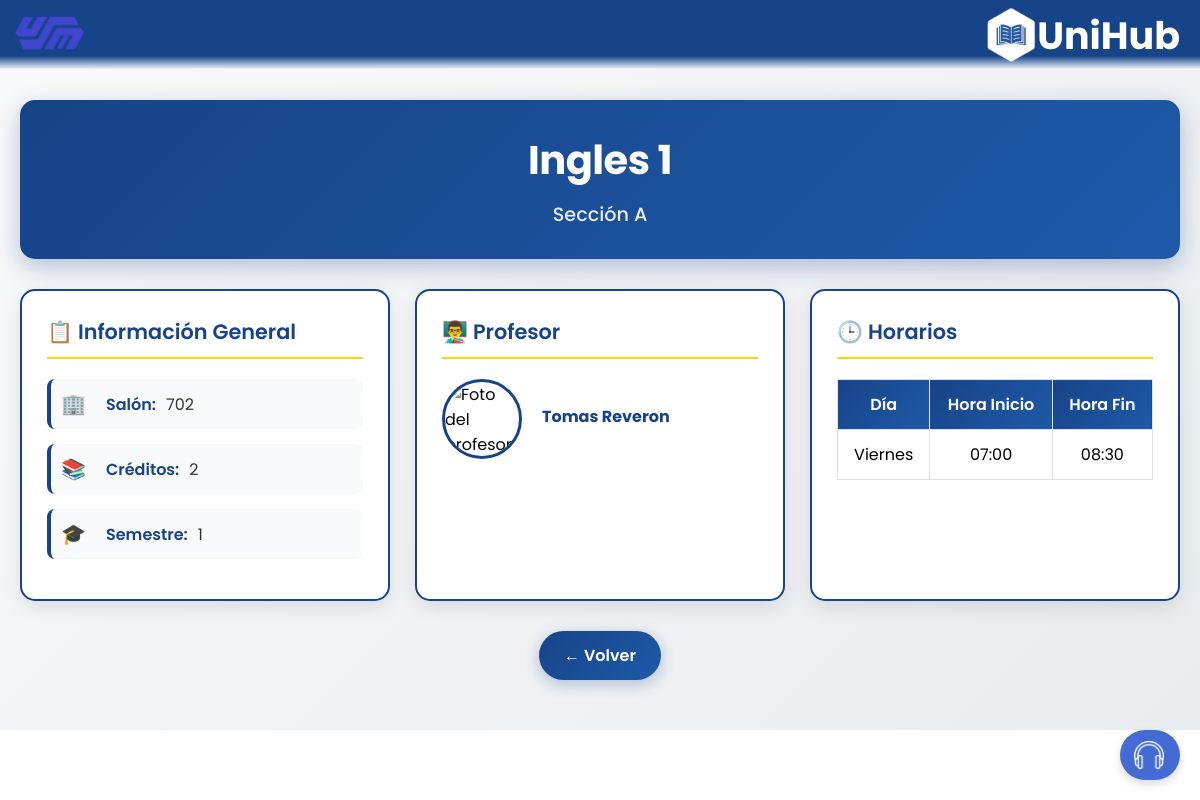
The app's page /detalle_materia.php?id=89 (signed in) with its own data.
### tables this page shows
CREATE TABLE IF NOT EXISTS `materias` (
  `id` int NOT NULL AUTO_INCREMENT,
  `nombre` varchar(100) DEFAULT NULL,
  `salon` varchar(50) DEFAULT NULL,
  `id_profesor` int DEFAULT NULL,
  `creditos` int NOT NULL,
  `semestre` int NOT NULL,
  `seccion` varchar(50) NOT NULL,
  PRIMARY KEY (`id`),
  KEY `fk_profesor` (`id_profesor`)
);

CREATE TABLE IF NOT EXISTS `profesores` (
  `id` int NOT NULL AUTO_INCREMENT,
  `id_usuario` int DEFAULT NULL,
  `cedula` int NOT NULL,
  `nombre` varchar(255) DEFAULT NULL,
  PRIMARY KEY (`id`),
  KEY `id_usuario` (`id_usuario`)
);

CREATE TABLE IF NOT EXISTS `horariosmateria` (
  `id` int NOT NULL AUTO_INCREMENT,
  `id_materia` int DEFAULT NULL,
  `dia` varchar(10) DEFAULT NULL,
  `hora_inicio` time DEFAULT NULL,
  `hora_fin` time DEFAULT NULL,
  PRIMARY KEY (`id`),
  KEY `id_materia` (`id_materia`)
);

### detalle_materia.php (the view, shortened to what this page needs)
<?php
include 'conexion.php';
$conn->set_charset("utf8mb4");
$id_materia = isset($_GET['id']) ? (int)$_GET['id'] : 0;
$query_materia = "
SELECT
    m.id,
    m.nombre AS materia,
    m.salon,
    m.creditos,
    m.semestre,
    m.seccion,
    p.nombre AS nombre_profesor,
    p.cedula AS cedula_profesor,
    fu.foto AS foto_profesor,
    du.correo
FROM materias m
LEFT JOIN profesores p ON m.id_profesor = p.id
LEFT JOIN fotousuario fu ON p.id_usuario = fu.id_usuario
LEFT JOIN datos_usuario du ON p.id_usuario = du.usuario_id
WHERE m.id = ?
";
$stmt_materia = $conn->prepare($query_materia);
$stmt_materia->bind_param("i", $id_materia);
$stmt_materia->execute();
$resultado_materia = $stmt_materia->get_result();
$materia = $resultado_materia->fetch_assoc();
$query_horarios = "
SELECT dia, hora_inicio, hora_fin
FROM horariosmateria
WHERE id_materia = ?
ORDER BY
    CASE dia
        WHEN 'Lunes' THEN 1
        WHEN 'Martes' THEN 2
        WHEN 'Miércoles' THEN 3
        WHEN 'Jueves' THEN 4
        WHEN 'Viernes' THEN 5
        ELSE 6
    END,
    hora_inicio
";
$stmt_horarios = $conn->prepare($query_horarios);
$stmt_horarios->bind_param("i", $id_materia);
$stmt_horarios->execute();
$resultado_horarios = $stmt_horarios->get_result();
?>
<!DOCTYPE html>
<html lang="es">
<head>
    <link rel="stylesheet" href="css/style.css">
    <link rel="stylesheet" href="css/principalalumnostyle.css">
</head>
<body>
    <div class="cabecera">
        <button type="button" id="logoButton">
            <img src="css/logoazul.png" alt="Logo">
        </button>
        <div class="logoempresa">
            <img src="css/logounihubblanco.png" alt="Logo" class="logounihub">
            <p>UniHub</p>
        </div>
    </div>
    <div class="detalle-container">
        <div class="header-materia">
            <h1><?php echo htmlspecialchars($materia['materia']); ?></h1>
            <div class="codigo">Sección <?php echo htmlspecialchars($materia['seccion']); ?></div>
        </div>
        <div class="info-grid">
            <div class="info-card">
                <h3>📋 Información General</h3>
                <div class="info-item">
                    <span class="icono">🏢</span>
                    <span class="label">Salón:</span>
                    <span class="value"><?php echo htmlspecialchars($materia['salon']); ?></span>
                </div>
                <div class="info-item">
                    <span class="icono">📚</span>
                    <span class="label">Créditos:</span>
                    <span class="value"><?php echo htmlspecialchars($materia['creditos']); ?></span>
                </div>
                <div class="info-item">
                    <span class="icono">🎓</span>
                    <span class="label">Semestre:</span>
                    <span class="value"><?php echo htmlspecialchars($materia['semestre']); ?></span>
                </div>
            </div>
            <div class="info-card">
                <h3>👨‍🏫 Profesor</h3>
                <?php if (!empty($materia['nombre_profesor'])): ?>
                    <div class="profesor-info">
                        <img src="<?php echo $materia['foto_profesor'] ?: 'https://cdn-icons-png.flaticon.com/512/6073/6073873.png'; ?>"
                             alt="Foto del profesor" class="profesor-foto">
                        <div class="profesor-datos">
                            <h4><?php echo htmlspecialchars($materia['nombre_profesor']); ?>
                        </div>
                    </div>
                <?php endif; ?>
            </div>
            <div class="info-card">
                <h3>🕒 Horarios</h3>
                <?php if ($resultado_horarios->num_rows > 0): ?>
                    <table class="horarios-table">
                        <thead>
                            <tr>
                                <th>Día</th>
                                <th>Hora Inicio</th>
                                <th>Hora Fin</th>
                            </tr>
                        </thead>
                        <tbody>
                            <?php while ($horario = $resultado_horarios->fetch_assoc()): ?>
                                <tr>
                                    <td><?php echo htmlspecialchars($horario['dia']); ?></td>
                                    <td><?php echo date('H:i', strtotime($horario['hora_inicio'])); ?></td>
                                    <td><?php echo date('H:i', strtotime($horario['hora_fin'])); ?></td>
                                </tr>
                            <?php endwhile; ?>
                        </tbody>
                    </table>
                <?php endif; ?>
            </div>
        </div>
        <div style="text-align: center; margin-top: 30px;">
            <a href="javascript:history.back()" class="btn-volver">← Volver</a>
        </div>
    </div>
    <div class="soporte-flotante-container">
        <a href="contacto.php" class="soporte-flotante" title="Soporte">
            <img src="css/audifonos-blanco.png" alt="Soporte">
        </a>
    </div>
</body>
</html>

### css/style.css (style rules this page uses)
* { margin: 0; padding: 0; box-sizing: border-box; }

### css/principalalumnostyle.css (style rules this page uses)
.cabecera { width: 100%; height: 70px; background: linear-gradient( to bottom, #174388 0%, #174388 80%, transparent 100% ); display: flex; align-items: center; flex-direction: row; align-content: center; justify-content: flex-end; }
.cabecera button img { width: 70px; height: auto; }
.cabecera button { position: absolute; background-color: transparent; border: none; left: 15px; cursor: pointer; user-select: none; }
.cabecera p { font-family: "Poppins", sans-serif; font-size: 38px; color: white; position: absolute; right: 20px; user-select: none; font-weight: 700; }
.logoempresa img { width: 70px; height: auto; }
.logoempresa { display: flex; flex-direction: row; width: 225px; height: auto; align-items: center; }
:root { --background-color: white; --text-color: black; }
body { background-color: var(--background-color); color: var(--text-color); height: 100vh; transition: 1s background-color ease-in-out; }

### detalle_materia.php (style rules this page uses)
* { font-family: 'Poppins', 'Afacad Flux', 'Noto Sans KR', 'Raleway', sans-serif; }
body { font-family: 'Poppins', sans-serif; font-weight: 400; }
.detalle-container { max-width: 1200px; margin: 0 auto; padding: 30px 20px; background: linear-gradient(135deg, #f8f9fa 0%, #e9ecef 100%); min-height: calc(100vh - 140px); font-family: 'Poppins', sans-serif; }
.header-materia { background: linear-gradient(135deg, #174388 0%, #1e5aa8 100%); color: white; padding: 30px; border-radius: 15px; margin-bottom: 30px; text-align: center; box-shadow: 0 8px 25px rgba(23, 67, 136, 0.3); }
.header-materia h1 { font-size: 2.5em; margin-bottom: 10px; font-weight: 700; font-family: 'Poppins', sans-serif; letter-spacing: -0.5px; }
.header-materia .codigo { font-size: 1.2em; opacity: 0.9; font-family: 'Poppins', sans-serif; font-weight: 500; }
.info-grid { display: grid; grid-template-columns: repeat(auto-fit, minmax(300px, 1fr)); gap: 25px; margin-bottom: 30px; }
.info-card { background: white; border-radius: 15px; padding: 25px; box-shadow: 0 6px 20px rgba(0, 0, 0, 0.1); border: 2px solid #174388; }
.info-card h3 { color: #174388; font-size: 1.3em; margin-bottom: 20px; border-bottom: 2px solid #ffd700; padding-bottom: 10px; font-family: 'Poppins', sans-serif; font-weight: 600; }
.info-item { display: flex; align-items: center; margin-bottom: 15px; padding: 10px; background: #f8f9fa; border-radius: 8px; border-left: 4px solid #174388; }
.info-item .icono { font-size: 20px; margin-right: 15px; min-width: 30px; }
.info-item .label { font-weight: 600; color: #174388; margin-right: 10px; font-family: 'Poppins', sans-serif; }
.info-item .value { color: #333; font-family: 'Poppins', sans-serif; font-weight: 400; }
.horarios-table { width: 100%; border-collapse: collapse; margin-top: 15px; }
.horarios-table th, .horarios-table td { padding: 12px; text-align: center; border: 1px solid #dee2e6; }
.horarios-table th { background: linear-gradient(135deg, #174388 0%, #1e5aa8 100%); color: white; font-weight: 600; }
.btn-volver { display: inline-block; background: linear-gradient(135deg, #174388 0%, #1e5aa8 100%); color: white; padding: 12px 25px; border-radius: 25px; text-decoration: none; font-weight: 600; transition: all 0.3s ease; box-shadow: 0 4px 15px rgba(23, 67, 136, 0.3); }
.profesor-info { display: flex; align-items: center; gap: 20px; margin-bottom: 20px; }
.profesor-foto { width: 80px; height: 80px; border-radius: 50%; object-fit: cover; border: 3px solid #174388; }
.profesor-datos h4 { color: #174388; margin-bottom: 5px; }
.soporte-flotante-container { position: fixed; bottom: 20px; right: 20px; z-index: 1000; }
.soporte-flotante { display: flex; align-items: center; justify-content: flex-end; background-color: #446ad3; padding: 12px 16px; border-radius: 50px; box-shadow: 0 4px 10px rgba(0, 0, 0, 0.15); text-decoration: none; overflow: hidden; width: 60px; height: 50px; transition: width 0.4s ease, background-color 0.3s ease; }
.soporte-flotante img { width: 30px; height: 30px; filter: brightness(0) invert(1); flex-shrink: 0; z-index: 2; }

### records on screen
materias: nombre "Ingles 1", seccion "A", salon "702", creditos "2", semestre "1", id_profesor.nombre "Tomas Reveron"
horariosmateria: dia "Viernes", hora_inicio "07:00", hora_fin "08:30"
